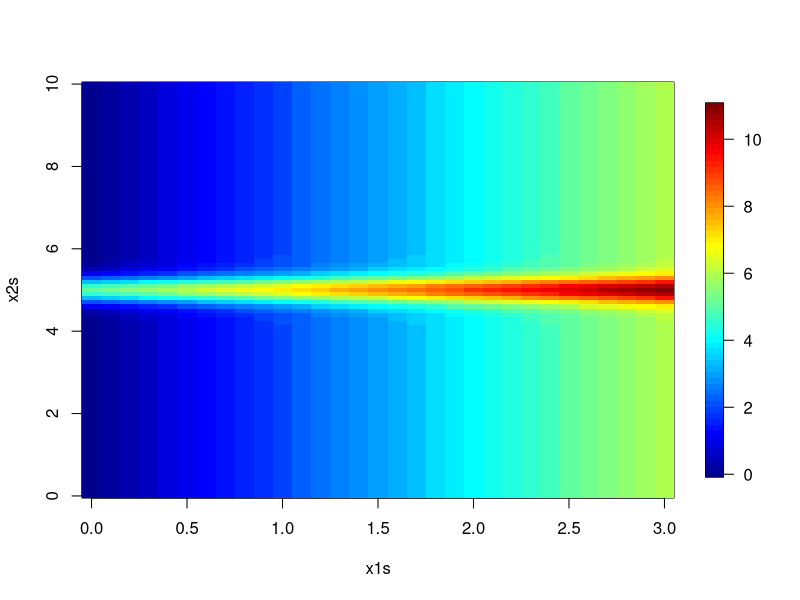
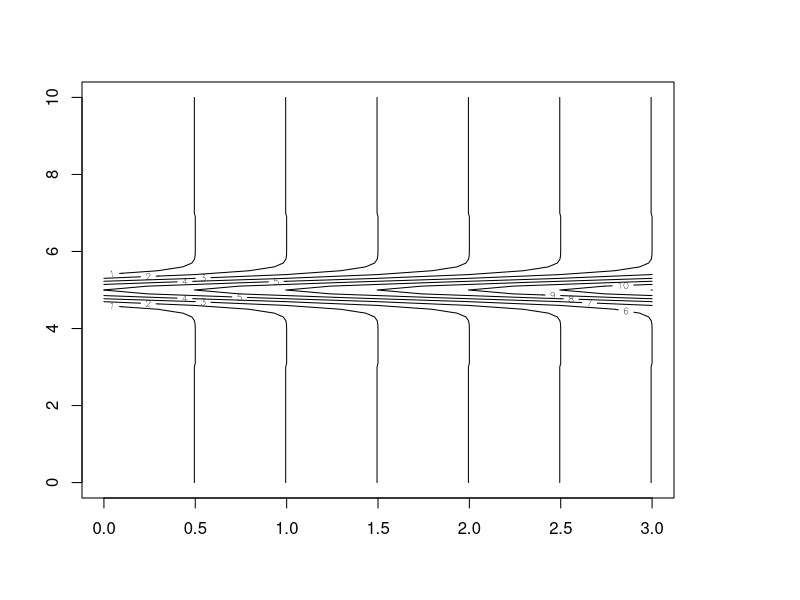
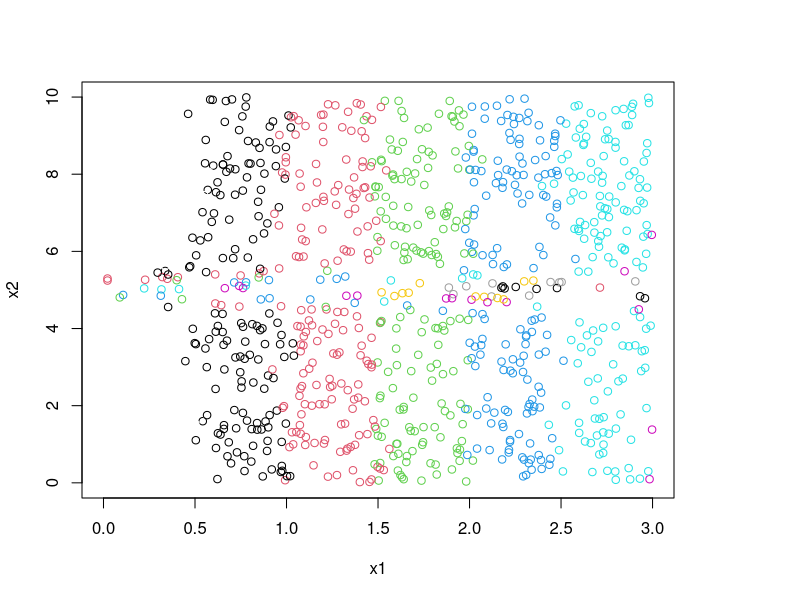
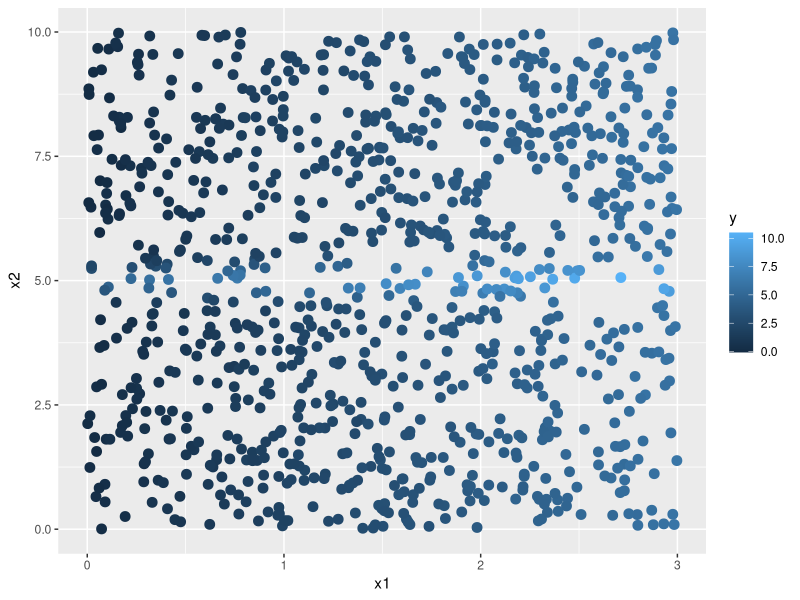

Source code (R) for these figures, in order:
library(fields)
library(ggplot2)
setwd("//sf1/Users/grad/richard/My Documents/Mallick/Density Regression/examples/")
f <- function(x1,x2){
  5*exp(-10*(x2-5)^2) + 2*x1
}

x1s <- seq(from=0,to=3,by=.1)
x2s <- seq(from=0,to=10,by=.1)

Z <- matrix(NA,length(x1s),length(x2s))
for(i in 1:length(x1s)){
  for(j in 1:length(x2s)){
    Z[i,j] <- f(x1s[i],x2s[j])
  }
}

image.plot(x1s,x2s,Z)  
contour(x1s,x2s,Z)

set.seed(259253)
n <- 1000
x1 <- runif(n,0,3)
x2 <- runif(n,0,10)

sum(x2 < 5.25 & x2 > 4.75)

y <- f(x1,x2) + rnorm(n,0,.1)

plot(x1,x2,col=y)

dat <- data.frame(x1=x1,x2=x2,y=y)

ggplot(dat,aes(x=x1,y=x2,colour=y)) + 
  geom_point(size=3)
